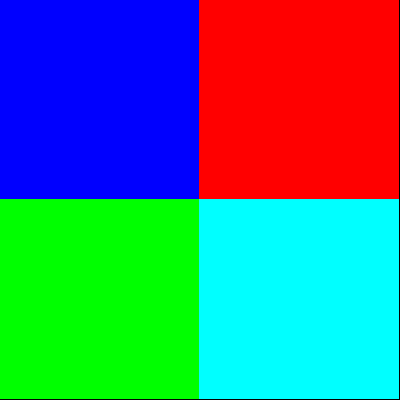
#> input picture InterfacageNumerique/TP/bloc_VI_2026/codes/correction/_data/couleurs_4.png, 400 x 400 px
$ python 24_rgb_gray.py
#> lines starting #> are read from the running program, lines starting #| are printed output that depends on the picture; long printed decimals are rounded
"""24_rgb_gray.py
Image opening with OpenCV
.. moduleauthor:: Julien VILLEMEJANE <julien.villemejane@institutoptique.fr>

"""

import cv2
import numpy as np
from matplotlib import pyplot as plt


image_rgb = cv2.imread('./_data/couleurs_4.png', cv2.IMREAD_UNCHANGED)
#> image_rgb is the input picture: shape (400, 400, 3); mean B, G, R 126.9, 127.2, 63.4
image_rgb = cv2.cvtColor(image_rgb, cv2.COLOR_BGR2RGB)

image_rgb_modif = image_rgb.copy()
image_rgb_modif[:,:,2] = 0
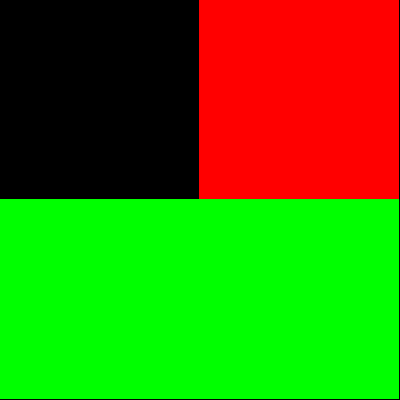
#> image_rgb_modif: shape (400, 400, 3); mean R, G, B 63.4, 127.2, 0

plt.figure()
plt.imshow(image_rgb)
plt.figure()
plt.imshow(image_rgb_modif) #, cmap='gray')
plt.show()

print(f'Size : {image_rgb.shape}')
#| Size : (400, 400, 3)

rect_1_B_m = np.mean(image_rgb[0:199,0:199,2])
#> rect_1_B_m = 255
rect_1_B_std = np.std(image_rgb[0:199,0:199,2])
#> rect_1_B_std = 0
print(f'rect_1_B : {rect_1_B_m} / {rect_1_B_std}')
#| rect_1_B : 255.0 / 0.0


image_rgb = cv2.imread('./_data/cubes.jpg', cv2.IMREAD_UNCHANGED)
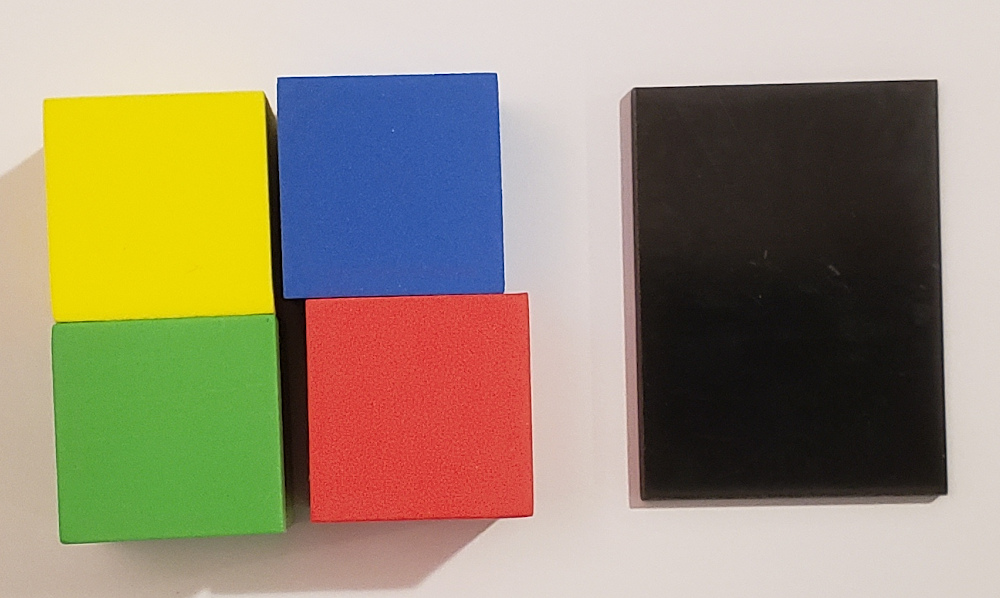
#> input picture InterfacageNumerique/TP/bloc_VI_2026/codes/correction/_data/cubes.jpg, 1000 x 598 px
#> image_rgb is the input picture: shape (598, 1000, 3); mean B, G, R 116.2, 140.8, 152.5
image_rgb = cv2.cvtColor(image_rgb, cv2.COLOR_BGR2RGB)

cube_jaune = image_rgb[150:200,150:200,:]
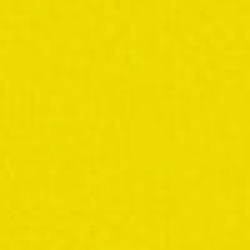
#> cube_jaune: shape (50, 50, 3) (shown 5 times larger); mean R, G, B 237, 217.8, 0.9


plt.figure()
plt.imshow(image_rgb)
plt.figure()
plt.imshow(cube_jaune)
plt.show()


jaune_R_m = np.mean(cube_jaune[:,:,0])
#> jaune_R_m = 237
jaune_R_std = np.std(cube_jaune[:,:,0])
#> jaune_R_std = 1.04
print(f'Jaune : {jaune_R_m} / {jaune_R_std}')
#| Jaune : 237.018 / 1.038


print('Gray Scale / Mean')
# Gray Scale
image_gray = cv2.imread('./_data/couleurs_4.png', cv2.IMREAD_GRAYSCALE)
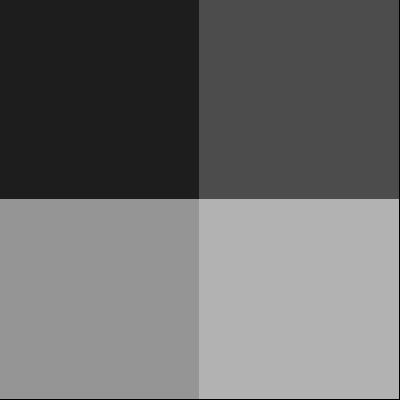
#> image_gray: shape (400, 400); min 0, max 178, mean 107.6

# Mean
image_gray_mean = image_rgb[:,:,0] // 3 + image_rgb[:,:,1] // 3 + image_rgb[:,:,2] // 3
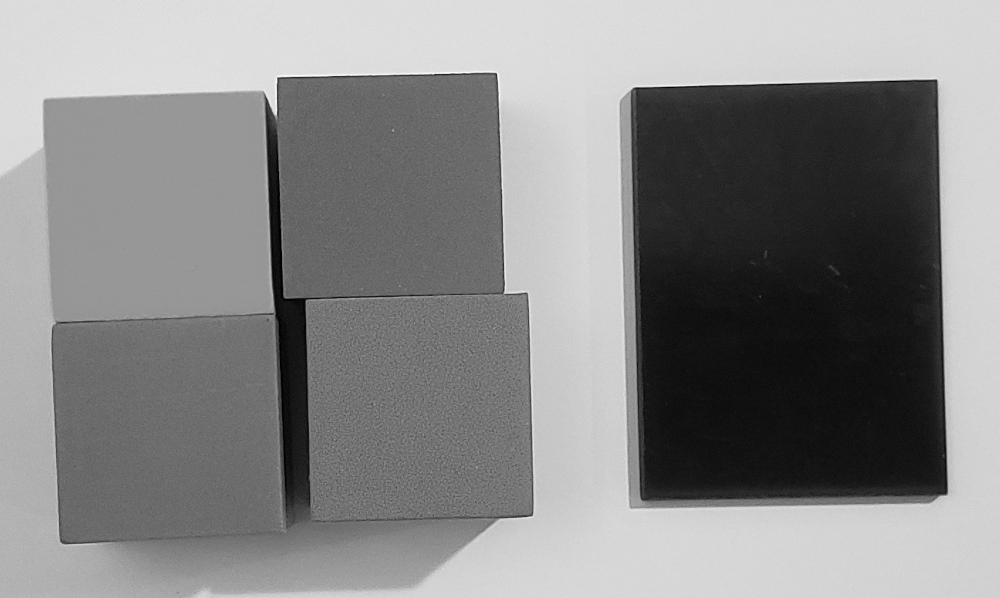
#> image_gray_mean: shape (598, 1000); min 0, max 254, mean 135.5

plt.figure()
plt.imshow(image_gray, cmap='gray')
plt.figure()
plt.imshow(image_gray_mean, cmap='gray')
plt.show()


# Rec. 709
# 0,2126, 0,7152 et 0,0722
Y_lum = 0.2126 * image_rgb[0, 0, 0] + 0.7152 * image_rgb[0, 0, 1] + 0.0722 * image_rgb[0, 0, 2]
#> Y_lum = 220.4
